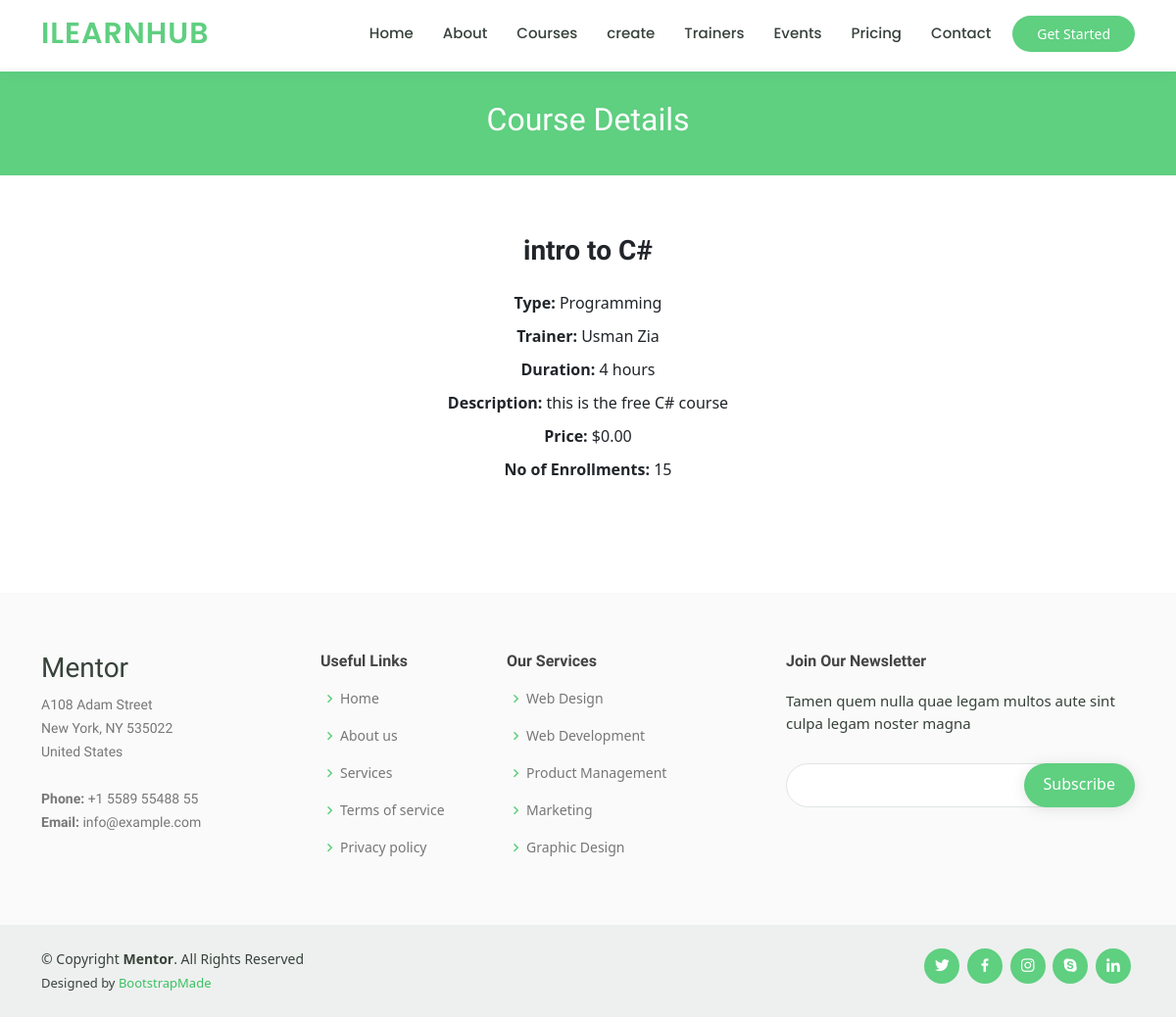
Page /course-detail/7/ on the earlier database version.
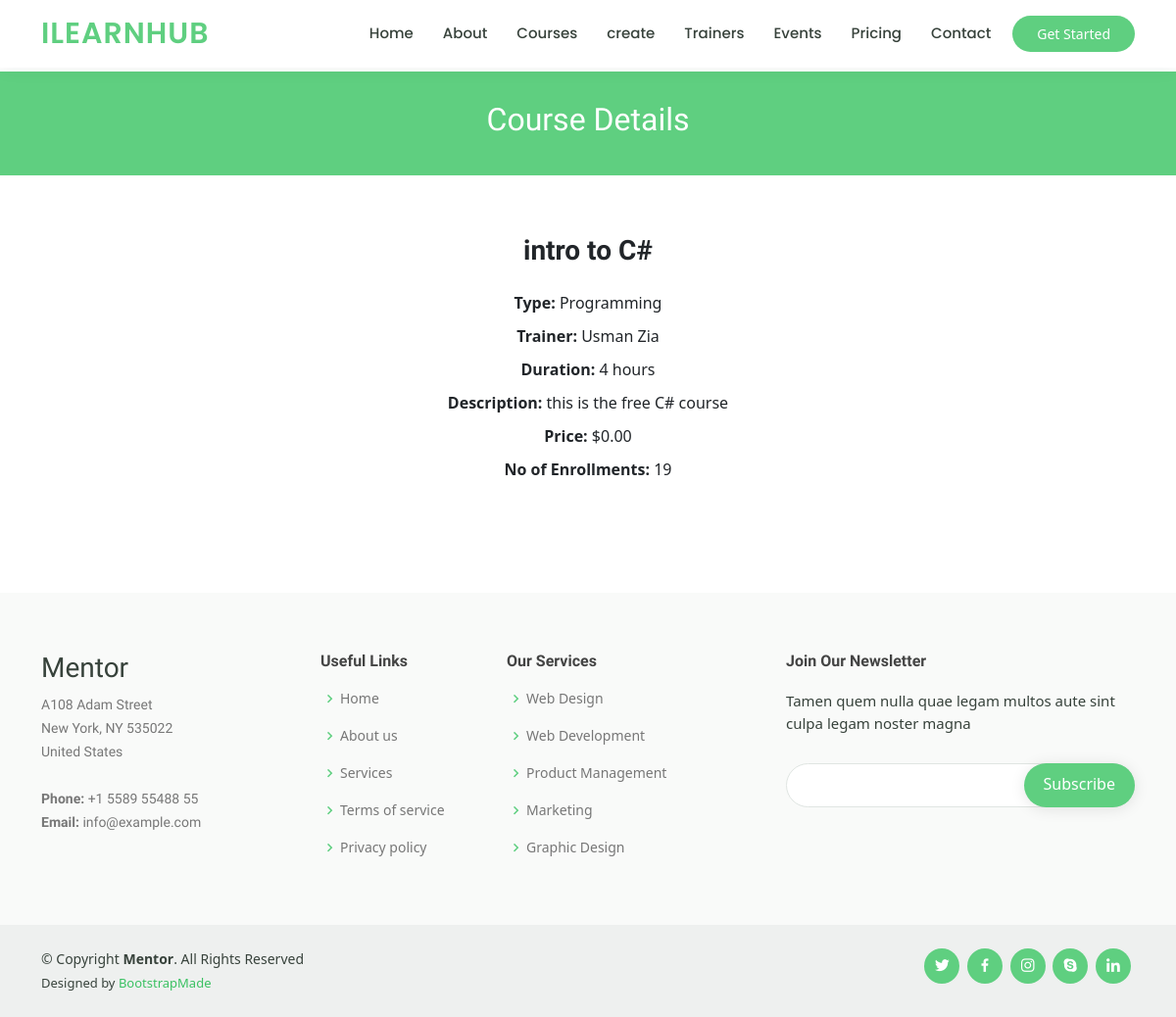
Same page on the later database version.
### learning/models.py (models this page shows, shortened)
class Course(models.Model):
    CourseID = models.AutoField(primary_key=True)
    title = models.CharField(max_length=100)  # Course title
    Type = models.CharField(max_length=100, null=True, default=None)  # Course type
    Trinerid = models.ForeignKey(Trainer, to_field='TrinerID', on_delete=models.CASCADE)  # Trainer associated with the course
    duration = models.IntegerField()  # Duration of the course
    description = models.TextField(null=True, default=None)
    price = models.DecimalField(max_digits=8, decimal_places=2)  # Price of the course
    Enrollment = models.IntegerField(default=0, null=True)
    image = models.ImageField(upload_to='course/images', default="", null=True)

class Trainer(models.Model):
    TrinerID = models.AutoField(primary_key=True)
    name = models.CharField(max_length=100)  # Trainer's name
    email = models.EmailField()  # Trainer's email address
    username = models.CharField(max_length=100)  # Trainer's username
    password = models.CharField(max_length=100)  # Trainer's password
    contact_info = models.CharField(max_length=100)  # Trainer's contact information

### learning/views.py (the view)
# urls.py: path('course-detail/<int:course_id>/', views.course_detail, name='course-detail'),
def course_detail(request, course_id):
    if request.method == 'POST':
        if not request.user.is_authenticated:
            return JsonResponse({'enrollment_status': 'failure', 'message': 'User is not logged in.'})
        course = get_object_or_404(Course, CourseID=course_id)
        return JsonResponse({'enrollment_status': 'success', 'message': 'Enrollment successful.'})
    else:
        course = get_object_or_404(Course, CourseID=course_id)
        lessons = course.lesson_set.all()
        return render(request, 'learning/course-details.html', {'course': course, 'lessons': lessons})

### learning/templates/learning/course-details.html (shortened to what this page needs)
<!DOCTYPE html>
<html lang="en">
<head>
  <link href="https://cdn.jsdelivr.net/npm/bootstrap@5.2.1/dist/css/bootstrap.min.css" rel="stylesheet">
  {% load static %}
  <link rel="stylesheet" href="{% static '/final.css' %}">
  <link href="{% static 'vendor/animate.css/animate.min.css'%}" rel="stylesheet">
  <link href="{% static  'vendor/aos/aos.css' %}" rel="stylesheet">
  <link href="{% static 'vendor/bootstrap/css/bootstrap.min.css' %}" rel="stylesheet">
  <link href="{% static  'vendor/bootstrap-icons/bootstrap-icons.css' %}" rel="stylesheet">
  <link href="{% static 'vendor/boxicons/css/boxicons.min.css' %}" rel="stylesheet">
  <link href="{% static 'vendor/remixicon/remixicon.css' %}" rel="stylesheet">
  <link href="{% static 'vendor/swiper/swiper-bundle.min.css' %}" rel="stylesheet">
</head>
<body>
  <header id="header" class="fixed-top">
    <div class="container d-flex align-items-center">
      <h1 class="logo me-auto"><a href="/">ILearnHub</a></h1>
      <nav id="navbar" class="navbar order-last order-lg-0">
        <ul>
          <li><a  href="/">Home</a></li>
          <li><a href="/about">About</a></li>
          <li><a  href="/courses">Courses</a></li>
          <li><a  href="/create">create</a></li>
          <li><a href="/trainers">Trainers</a></li>
          <li><a href="/events">Events</a></li>
          <li><a href="/pricing">Pricing</a></li>
          <li><a href="/contact">Contact</a></li>
        </ul>
      </nav>
      <a href="/courses" class="get-started-btn">Get Started</a>
</div>
  </header>
  <main id="main">
    <div class="breadcrumbs" data-aos="fade-in">
      <div class="container">
        <h2>Course Details</h2>
      </div>
    </div>
    <section id="course-details-tabs" class="course-details-tabs d-flex justify-content-center align-items-center">
      <div class="container" data-aos="fade-up">
        <div class="row">
          <div class="col-lg-12">
            <div class="course-details">
              <h2 class="mb-4">{{ course.title }}</h2>
              <div class="course-meta">
                <p><span class="fw-bold">Type:</span> {{ course.Type }}</p>
                <p><span class="fw-bold">Trainer:</span> {{ course.Trinerid.name }}</p>
                <p><span class="fw-bold">Duration:</span> {{ course.duration }} hours</p>
                <p><span class="fw-bold">Description:</span> {{ course.description }}</p>
                <p><span class="fw-bold">Price:</span> ${{ course.price }}</p>
                <p><span class="fw-bold"> No of Enrollments:</span> {{ course.Enrollment }}</p>
              </div>
              <div class="course-image">
              </div>
            </div>
          </div>
        </div>
      </div>
    </section>
  </main>
  <footer id="footer">
    <div class="footer-top">
      <div class="container">
        <div class="row">
          <div class="col-lg-3 col-md-6 footer-contact">
            <h3>Mentor</h3>
            <p>
              A108 Adam Street <br>
              New York, NY 535022<br>
              United States <br><br>
              <strong>Phone:</strong> +1 5589 55488 55<br>
              <strong>Email:</strong> info@example.com<br>
            </p>
          </div>
          <div class="col-lg-2 col-md-6 footer-links">
            <h4>Useful Links</h4>
            <ul>
              <li><i class="bx bx-chevron-right"></i> <a href="#">Home</a></li>
              <li><i class="bx bx-chevron-right"></i> <a href="#">About us</a></li>
              <li><i class="bx bx-chevron-right"></i> <a href="#">Services</a></li>
              <li><i class="bx bx-chevron-right"></i> <a href="#">Terms of service</a></li>
              <li><i class="bx bx-chevron-right"></i> <a href="#">Privacy policy</a></li>
            </ul>
          </div>
          <div class="col-lg-3 col-md-6 footer-links">
            <h4>Our Services</h4>
            <ul>
              <li><i class="bx bx-chevron-right"></i> <a href="#">Web Design</a></li>
              <li><i class="bx bx-chevron-right"></i> <a href="#">Web Development</a></li>
              <li><i class="bx bx-chevron-right"></i> <a href="#">Product Management</a></li>
              <li><i class="bx bx-chevron-right"></i> <a href="#">Marketing</a></li>
              <li><i class="bx bx-chevron-right"></i> <a href="#">Graphic Design</a></li>
            </ul>
          </div>
          <div class="col-lg-4 col-md-6 footer-newsletter">
            <h4>Join Our Newsletter</h4>
            <p>Tamen quem nulla quae legam multos aute sint culpa legam noster magna</p>
            <form action="" method="post">
              <input type="email" name="email"><input type="submit" value="Subscribe">
            </form>
          </div>
        </div>
      </div>
    </div>
    <div class="container d-md-flex py-4">
      <div class="me-md-auto text-center text-md-start">
        <div class="copyright">
          &copy; Copyright <strong><span>Mentor</span></strong>. All Rights Reserved
        </div>
        <div class="credits">
          Designed by <a href="https://bootstrapmade.com/">BootstrapMade</a>
        </div>
      </div>
      <div class="social-links text-center text-md-right pt-3 pt-md-0">
        <a href="#" class="twitter"><i class="bx bxl-twitter"></i></a>
        <a href="#" class="facebook"><i class="bx bxl-facebook"></i></a>
        <a href="#" class="instagram"><i class="bx bxl-instagram"></i></a>
        <a href="#" class="google-plus"><i class="bx bxl-skype"></i></a>
        <a href="#" class="linkedin"><i class="bx bxl-linkedin"></i></a>
      </div>
    </div>
  </footer>
</body>
</html>

### learning/static/final.css (style rules this page uses)
body { font-family: "Open Sans", sans-serif; color: #444444; }
a { color: #5fcf80; text-decoration: none !important; }
h1, h2, h3, h4, h5, h6 { font-family: "Raleway", sans-serif; }
#header { background: #fff; transition: all 0.5s; z-index: 997; padding: 5px 0; box-shadow: 0px 0 18px rgba(55, 66, 59, 0.08); }
#header .logo { font-size: 30px; margin: 0; padding: 0; line-height: 1; font-weight: 600; letter-spacing: 1px; text-transform: uppercase; font-family: "Poppins", sans-serif; }
#header .logo a { color: #5fcf80; }
.get-started-btn { margin-left: 22px; background: #5fcf80; color: #fff; border-radius: 50px; padding: 8px 25px; white-space: nowrap; transition: 0.3s; font-size: 14px; display: inline-block; }
.navbar { padding: 0; }
.navbar ul { margin: 0; padding: 0; display: flex; list-style: none; align-items: center; }
.navbar li { position: relative; }
.navbar a, .navbar a:focus { display: flex; align-items: center; justify-content: space-between; padding: 10px 0 10px 30px; font-family: "Poppins", sans-serif; font-size: 15px; font-weight: 500; color: #37423b; white-space: nowrap; transition: 0.3s; }
section { padding: 60px 0; overflow: hidden; }
.breadcrumbs { margin-top: 73px; text-align: center; background: #5fcf80; padding: 30px 0; color: #fff; }
.breadcrumbs h2 { font-size: 32px; font-weight: 500; }
#footer { color: #37423b; font-size: 14px; background: #eef0ef; }
#footer .footer-top { padding: 60px 0 30px 0; background: #f9faf9; }
#footer .footer-top .footer-contact { margin-bottom: 30px; }
#footer .footer-top .footer-contact p { font-size: 14px; line-height: 24px; margin-bottom: 0; font-family: "Raleway", sans-serif; color: #777777; }
#footer .footer-top h4 { font-size: 16px; font-weight: bold; color: #444444; position: relative; padding-bottom: 12px; }
#footer .footer-top .footer-links { margin-bottom: 30px; }
#footer .footer-top .footer-links ul { list-style: none; padding: 0; margin: 0; }
#footer .footer-top .footer-links ul i { padding-right: 2px; color: #5fcf80; font-size: 18px; line-height: 1; }
#footer .footer-top .footer-links ul li { padding: 10px 0; display: flex; align-items: center; }
#footer .footer-top .footer-links ul li:first-child { padding-top: 0; }
#footer .footer-top .footer-links ul a { color: #777777; transition: 0.3s; display: inline-block; line-height: 1; }
#footer .footer-newsletter { font-size: 15px; }
#footer .footer-newsletter h4 { font-size: 16px; font-weight: bold; color: #444444; position: relative; padding-bottom: 12px; }
#footer .footer-newsletter form { margin-top: 30px; background: #fff; padding: 6px 10px; position: relative; border-radius: 50px; text-align: left; border: 1px solid #e0e5e2; }
#footer .footer-newsletter form input[type=email] { border: 0; padding: 4px 8px; width: calc(100% - 100px); }
#footer .footer-newsletter form input[type=submit] { position: absolute; top: -1px; right: -1px; bottom: -1px; border: 0; background: none; font-size: 16px; padding: 0 20px 2px 20px; background: #5fcf80; color: #fff; transition: 0.3s; border-radius: 50px; box-shadow: 0px 2px 15px rgba(0, 0, 0, 0.1); }
#footer .credits { padding-top: 5px; font-size: 13px; }
#footer .credits a { color: #3ac162; transition: 0.3s; }
#footer .social-links a { font-size: 18px; display: inline-block; background: #5fcf80; color: #fff; line-height: 1; padding: 8px 0; margin-right: 4px; border-radius: 50%; text-align: center; width: 36px; height: 36px; transition: 0.3s; }

### learning/templates/learning/course-details.html (style rules this page uses)
.course-details { text-align: center; }
.course-details h2 { font-size: 28px; font-weight: bold; margin-bottom: 20px; }
.course-meta { margin-bottom: 30px; }
.course-meta p { margin-bottom: 10px; }

Differences in the rows shown:
changed Course "intro to C#": Enrollment "15" → "19"
